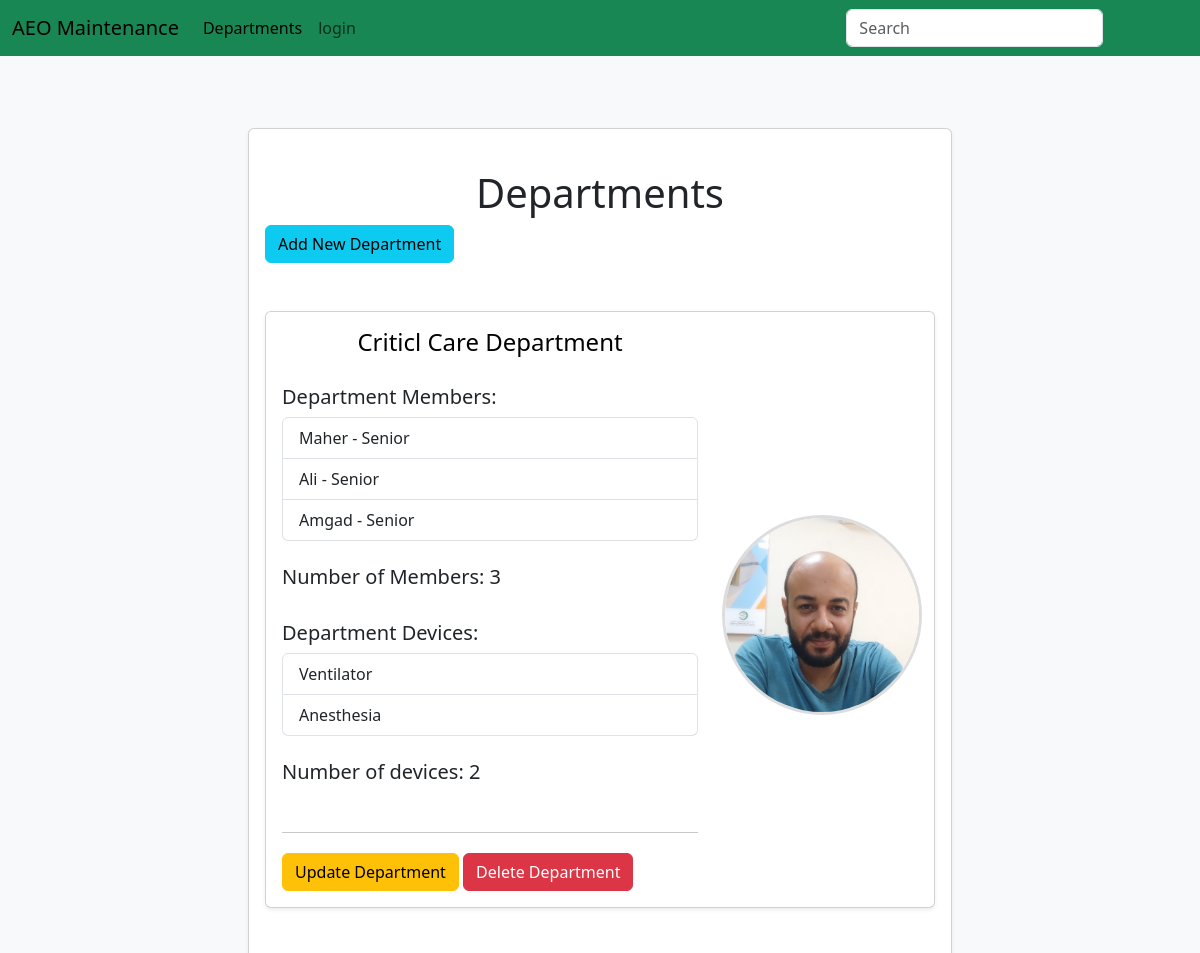
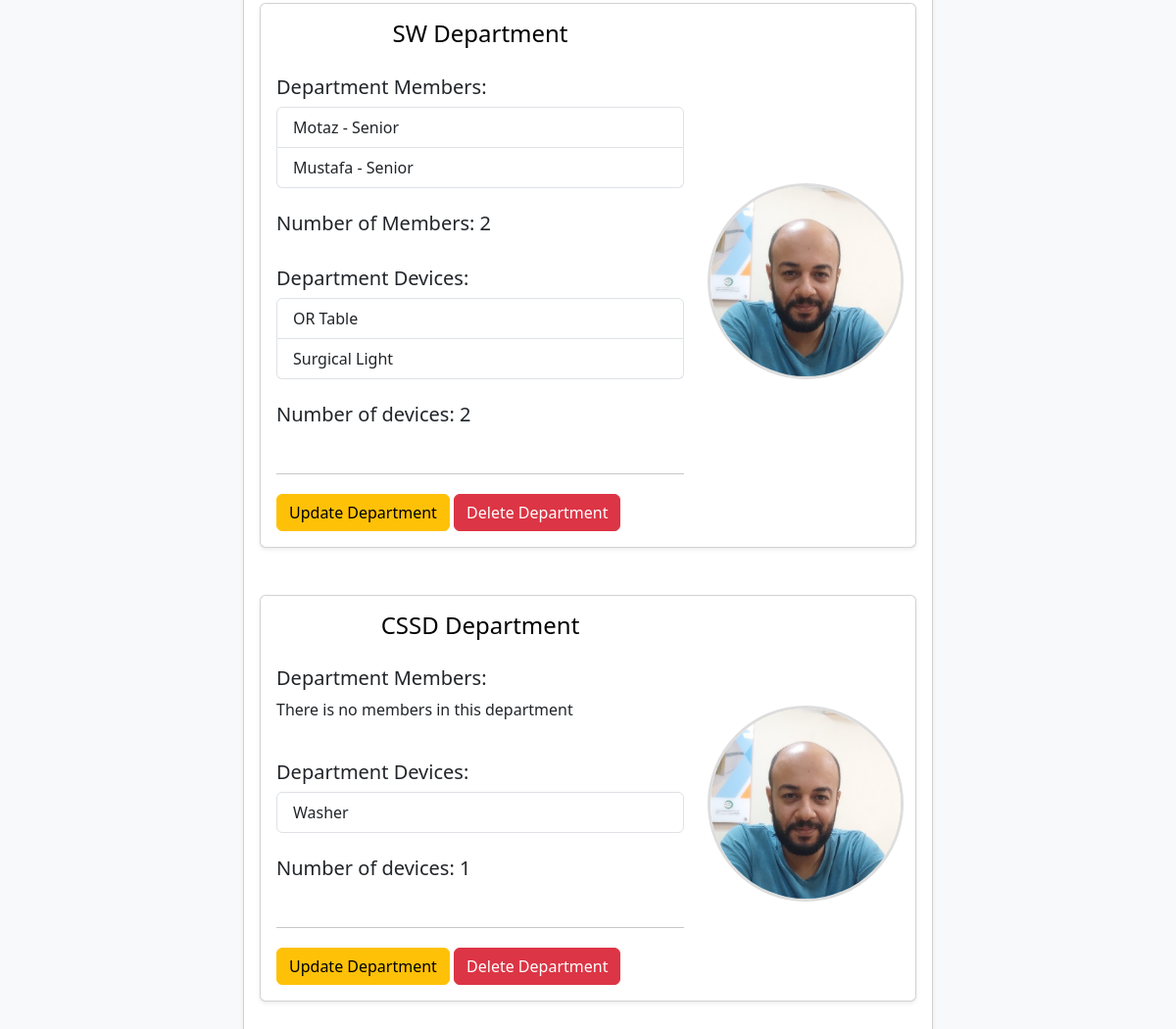
/departments/, run on an earlier commit of the app's database (2 pictures, top to bottom).
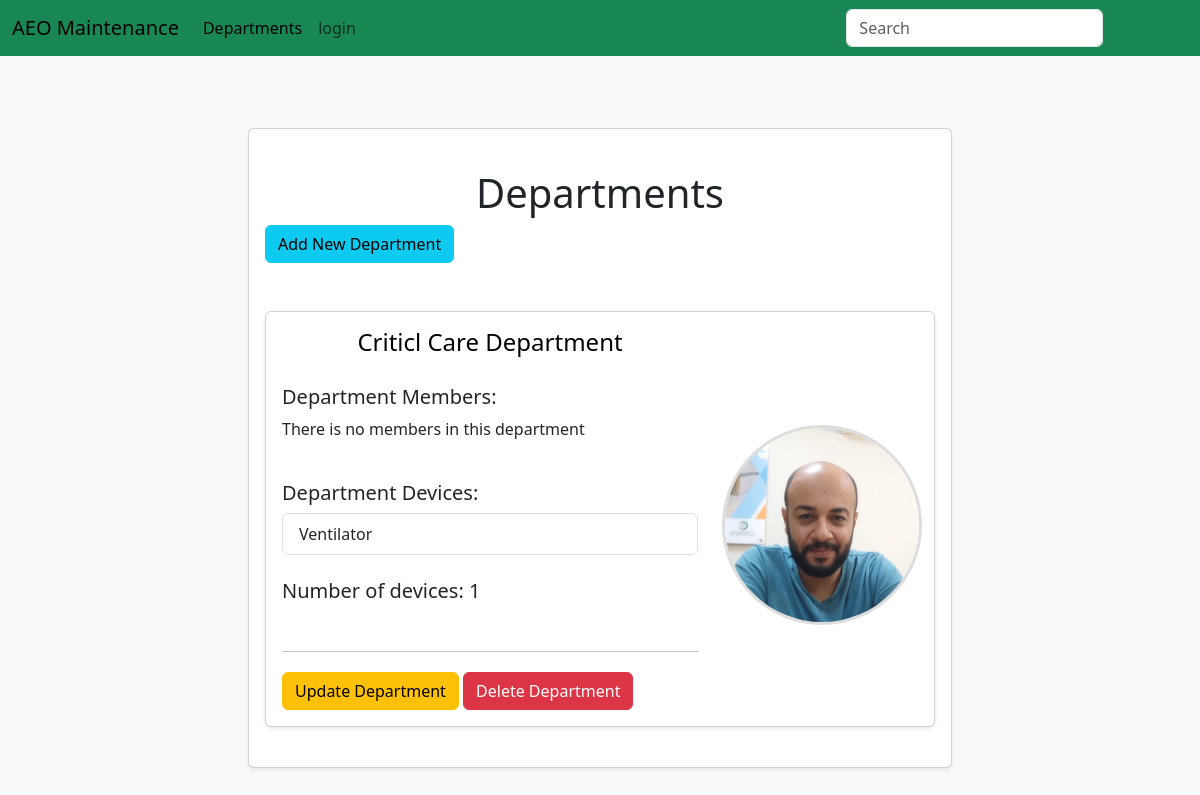
And on a later commit of the database.
### maintenance_system/models.py (models this page shows, shortened)
class Department(db.Model):
	id = db.Column(db.Integer, primary_key=True)
	name = db.Column(db.String(80), unique=True)
	members = db.relationship('User', backref='department', lazy=True)
	devices = db.relationship('Device', backref='department', lazy=True)

class User(db.Model, UserMixin):
	id = db.Column(db.Integer, primary_key=True)
	username = db.Column(db.String(80), unique=True)
	email = db.Column(db.String(120), unique=True)
	password = db.Column(db.String(120))
	rank = db.Column(db.String(120), default="Junior")
	profile_pic = db.Column(db.String(120), default="default.jpg")
	department_id = db.Column(db.Integer, db.ForeignKey('department.id'))
	machines = db.relationship('Machine', backref='user', lazy=True)
	hospitals = db.relationship('Hospital', secondary='user_hospital', backref='users', lazy='dynamic')

class Device(db.Model):
	id = db.Column(db.Integer, primary_key=True)
	name = db.Column(db.String(80), unique=True)
	department_id = db.Column(db.Integer, db.ForeignKey('department.id'))
	models = db.relationship('Model', backref='device', lazy=True)

### maintenance_system/Departments/routes.py (the view)
@departmentsbp.route('/departments/', methods=['GET', 'POST'])
def departments():
    form = DepartmentForm()
    departments = Department.query.all()
    return render_template('departments.html', departments=departments, form=form)

### maintenance_system/Departments/forms.py (shortened to what this page needs)
class DepartmentForm(FlaskForm):
    name = StringField('Department Name', validators=[DataRequired(), Length(min=2, max=20)])
    submit = SubmitField('Add')

### maintenance_system/Templates/departments.html (shortened to what this page needs)
{% extends "layout.html"%}
{% block content %}
<div class="row justify-content-center">
	<div class="col-lg-8 mt-4 mb-4">
		<div class="card p-3 shadow-sm">
			<div class="row">
				<div class="col-md-8 col-lg-12 mt-4 mb-4">
					<h1 class="text-center">Departments</h1>
					<button type="button" class="btn btn-info btn-md" data-bs-toggle="modal"
						data-bs-target="#addDepartment">Add
						New Department</button>
				</div>
				{% for department in departments %}
				<div class="col-md-8 col-lg-12 mt-4 mb-4">
					<div class="card p-3 shadow-sm">
						<div class="row align-items-center">
							<div class="col-lg-8 col-12">
								<a href="{{ url_for('devicesbp.devices', department_id = department.id)}}"
									class="anchor-custom">
									<h4 class="mb-1 text-center">{{department.name}} Department</h4>
								</a>
								<br>
								<h5>Department Members: </h5>
								{% if department.members%}
								<div class="list-group">
									{% for member in department.members%}
									<a href="{{ url_for('usersbp.user', id = member.id)}}"
										class="list-group-item list-group-item-action">{{ member.username }} - {{
										member.rank }}</a>
									{% endfor%}
								</div>
								<br>
								<h5>Number of Members: {{ department.members|length }}</h5>
								{% else %}
								<p> There is no members in this department</p>
								{% endif %}
								<br>
								<h5>Department Devices: </h5>
								{% if department.devices%}
								<div class="list-group">
									{% for device in department.devices%}
									<a href=" {{url_for( 'modelsbp.models', device_id=device.id) }}"
										class="list-group-item list-group-item-action">{{
										device.name }}</a>
									{% endfor%}
								</div>
								<br>
								<h5>Number of devices: {{ department.devices|length }}</h5>
								{% else %}
								<p>There is no devices</p>
								{% endif%}
								<br>
								<hr>
								<div>
									<button type="button" class="btn btn-warning btn-custom mt-1" data-bs-toggle="modal"
										data-bs-target="#updateDepartment{{ department.id }}">Update
										Department</button>
									<button type="button" class="btn btn-danger custom-button mt-1"
										data-bs-toggle="modal"
										data-bs-target="#deleteDepartment{{ department.id }}">Delete
										Department </button>
								</div>
							</div>
							<div class="col-lg-4 text-center mt-1">
								<img src="{{ url_for('static', filename='images/profile.jpg')}}" alt="User Photo"
									class="rounded-photo mt-2">
							</div>
						</div>
					</div>
				</div>
				{% endfor %}
			</div>
		</div>
	</div>
</div>
{% endblock%}

### maintenance_system/Templates/layout.html (shortened to what this page needs)
<!doctype html>
<html lang="en">
<head>
	<link href="https://cdn.jsdelivr.net/npm/bootstrap@5.3.3/dist/css/bootstrap.min.css" rel="stylesheet"
>
	<link href="{{ url_for('static', filename='css/style.css')}}" rel="stylesheet">
</head>
<body>
	<nav class="navbar navbar-expand-lg bg-body-success bg-success">
		<div class="container-fluid">
			<a class="navbar-brand" href="{{url_for('main.home')}}">AEO Maintenance</a>
			<div class="collapse navbar-collapse" id="navbarSupportedContent">
				<ul class="navbar-nav me-auto mb-2 mb-lg-0">
					<li class="nav-item">
						<a class="nav-link active" aria-current="page"
							href="{{ url_for('departmentsbp.departments') }}">Departments</a>
					</li>
					{% if current_user.is_authenticated %}
					<li class="nav-item">
						<a class="nav-link" href="{{ url_for('usersbp.user', id=current_user.id) }}">profile</a>
					</li>
					<li class="nav-item">
						<a class="nav-link" href="{{ url_for('usersbp.logout') }}">logout</a>
					</li>
					{% else %}
					<li class="nav-item">
						<a class="nav-link" href="{{ url_for('usersbp.login') }}">login</a>
					</li>
					{% endif %}
				</ul>
				<form class="d-flex" role="search">
					<input class="form-control me-2" type="search" placeholder="Search" aria-label="Search">
					<button class="btn btn-outline-success" type="submit">Search</button>
				</form>
			</div>
		</div>
	</nav>
	<div class="container-fluid container-md">
		<div class="container mt-5">
			<div class="row justify-content-center">
				{% block content %}
				{% endblock %}
			</div>
		</div>
	</div>
</body>
</html>

### maintenance_system/static/css/style.css (style rules this page uses)
body { background-color: #f8f9fa; }
.rounded-photo { width: 200px; height: 200px; object-fit: cover; border-radius: 50%; border: 3px solid #ddd; }
.anchor-custom { text-decoration: none; color: black; cursor: pointer; transition: color 0.3s ease; }

What changed in the data, as far as the page shows it:
removed User: username "Ali", rank "Senior"
removed User: username "Amgad", rank "Senior"
removed Device: name "Anesthesia"
removed Department: name "SW", members|length "2", devices|length "2"
removed User: username "Motaz", rank "Senior", shown under "SW"
removed User: username "Mustafa", rank "Senior", shown under "SW"
removed Device: name "OR Table", shown under "SW"
removed Device: name "Surgical Light", shown under "SW"
removed Department: name "CSSD", shows "There is no members in this department", devices|length "1"
removed Device: name "Washer", shown under "CSSD"
changed Department "Criticl Care": loses User (username "Maher", rank "Senior"); devices|length "2" → "1"; members|length "3" → (not shown); text "Number of Members:" → "There is no members in this department"
